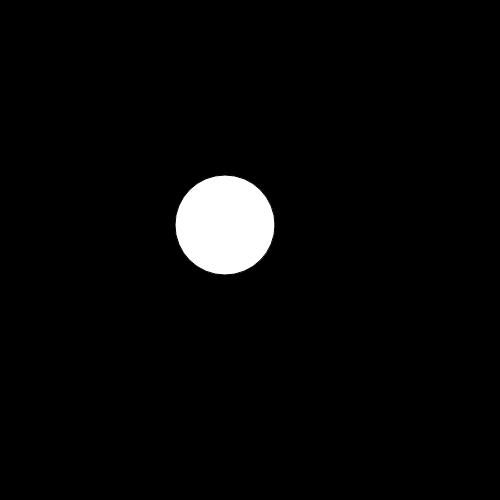
Frame 1 (no input)
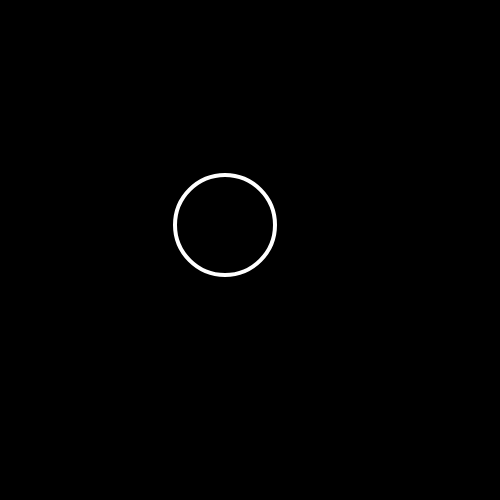
Frame 60 (no input)
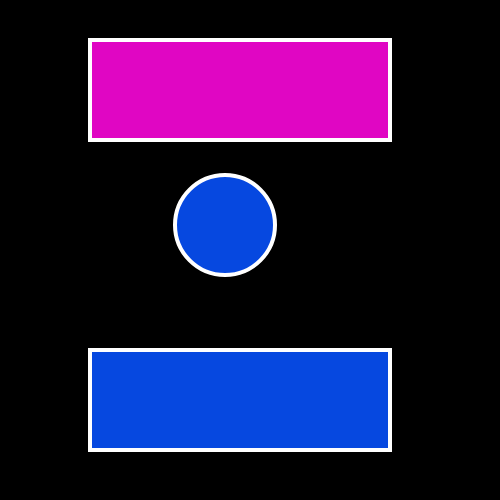
Frame 120 (the mouse pressed at the canvas centre since frame 60)

The p5.js sketch that drew these frames (run headless with seeded random() and noise() and a simulated clock; from frame 60 on, the mouse is pressed at the canvas centre):

// p5.js sketch
// ── sketch.js
function setup() {
  createCanvas(500,500)
}

function draw() {

  background(0);
  ellipse(225,225,100)
  stroke(255);
  strokeWeight(4);
  noFill()
   if(mouseX > 100){
    fill(224,150,214)
  if(mouseX > 200){
    fill(224,6,195)
    rect(90,40,300,100);
    fill(6,72,224)
    rect(90,350,300,100);
 
 
    
    }
  }
}
